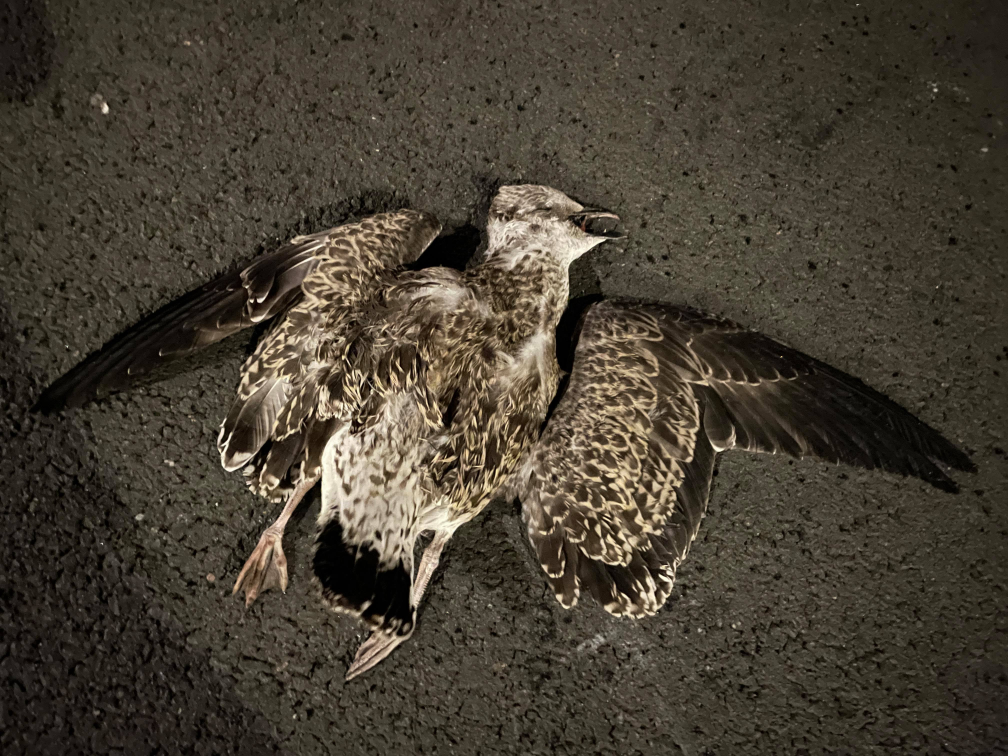
#> input picture maxs_space/images/bird.jpg, 4032 x 3024 px (shown at 1/4 size)
$ python linel_messi_REVIEWED.py
#> lines starting #> are read from the running program, lines starting #| are printed output that depends on the picture
# !! I'll mark any comments I've written with !!
# !! I hope I don't come across as too much of a fanny with the instruction-like
# syntax in my comments - with small suggestions it's easier just to point them
# out

import PIL
from random import randrange
from PIL import Image, ImageDraw, ImageFont

image = Image.open('images/bird.jpg')
#> image is the input picture: PIL image 4032x3024 RGB; mean R, G, B 71.1, 63.6, 51.1

# !! With a program like this, it's entirely possible that you will revisit
# specific functionality a few months down the line. Names like width and height
# might seem lengthy, but save time in the long run. Also, single character
# variable names are typically used locally (within functions), to refer to
# loop parameters (like 'x' and 'y') and generic counters (usually referenced
# with 'c') - I had a global single-named character in patterfier that was
# causing an extremely irritating bug within a function - speaking from very
# recent experience here.
a, b = image.size
#> a = 4032; b = 3024

lino = Image.new(mode="RGB", size=(a, b), color = (256, 256, 256))
#> lino: PIL image 4032x3024 RGB; every value is 255

# !! This function is a little large - much of this functionality can be
# separated out. This helps a ton with future debugging if you're revisiting
# functionality.
def line_drawer_vertical():

    # !! When going with amount variables, I use something like 'noof_', but
    # this has little bearing. However, we might want to separate out input
    # validation into a different function and pass the sanitised values into
    # this function as a parameter.
    how_many_tones = int(input('how many tones?: ' ))
#> the answer given: 3

    # !! 'list' is redundant.
    list_avg_tones = []
    list_tile_coords = []

    # !! good use of naming here.
    tile_width = 112
    tile_height = 112

    # !! You'll need to define these globally (outside of the scope of any
    # function) if you choose to decompose further.
    rgb_image = image.convert('RGB')
    pixels = rgb_image.load()
    draw_image = ImageDraw.Draw(lino)

    # !! Off the top of my head there are some image file types where retrieving
    # the dimensions is a non-constant operation - it's safer to get these
    # values once at the beginning (more efficient).
    width, height = image.size
#> width = 4032; height = 3024
    int(width)
    int(height)

    # !! Keep whitespace formatting consistent (spaces between '=' - it doesn't
    # matter what formats you use, it does matter that you use the same format
    # everywhere - you might want to look into a linter? (I don't use one but
    # they're good if you don't want to worry about pretty code as you're
    # writing it)).
    rs=[]
    gs=[]
    bs=[]

    total_cells = int(int(width/tile_width)*int(height/tile_height))
#> total_cells = 972

    last_x = 0
    last_y = 0

    for i in range(0, total_cells):

        for y in range(last_y,(last_y +tile_height)):

            for x in range(last_x, (last_x+tile_width)):

                r,g,b = rgb_image.getpixel((x, y))

                rs.append(r)
                gs.append(g)
                bs.append(b)

                # !! Use (parentheses) as much as possible with any kind of
                # compound conditional (if statement that includes one or more
                # separated 'and' or 'or' delimited clauses) - this will
                # improve readability and make the fine grained logic less
                # error prone
                if x == width-1 and y == ((last_y+tile_height)-1):

                    avg_r = int(sum(rs)/len(rs))
                    avg_gr = int(sum(gs)/len(gs))
                    avg_b = int(sum(bs)/len(bs))

                    # !! Good use of (parentheses) but I'd include a bit more
                    # spacing if I wasn't intimately familiar with what this
                    # does
                    average_tone = int(((avg_r)+(avg_gr)+(avg_b))/3)

                    coords = [last_x, last_y, x, y]

                    list_tile_coords.append(coords)

                    last_x = 0

                    last_y = last_y + tile_height

                    rs = []
                    gs = []
                    bs = []

                    list_avg_tones.append(average_tone)

                if x == ((last_x+tile_width)-1) and y == ((last_y+tile_height)-1):

                    avg_r = int(sum(rs)/len(rs))
                    avg_gr = int(sum(gs)/len(gs))
                    avg_b = int(sum(bs)/len(bs))

                    average_tone = int(((avg_r)+(avg_gr)+(avg_b))/3)

                    coords = [last_x, last_y, x, y]

                    list_tile_coords.append(coords)

                    last_x = last_x + tile_width

                    # !! I believe these can be put beneath the conditionals to
                    # get rid of some lines
                    rs = []
                    gs = []
                    bs = []

                    list_avg_tones.append(average_tone)
#> after the loop, average_tone = 31; avg_b = 27; avg_gr = 31; avg_r = 36; bs = []; coords = [3920, 2912, 4031, 3023]; gs = []; last_x = 0; last_y = 3024; list_avg_tones = 972 values, max 195 at index 663, min 1 at index 732, mean 61.09; list_tile_coords = 972 items, first 6: [0, 0, 111, 111], [112, 0, 223, 111], [224, 0, 335, 111], [336, 0, 447, 111], [448, 0, 559, 111], [560, 0, 671, 111]; rs = []

    max_tone = max(list_avg_tones)
#> max_tone = 195

    # !! This codeblock appears to be the beef of this algorithm - without
    # comments it's very difficult to understand what's going on here. I can
    # see how it translates to an output visually - it's very impressive what
    # you've done, but this algorithm needs refinement if you're going to
    # keep working with it.
    # ~
    # Good use of j and k as loop parameter names - these are used discipline-
    # wide.
    for j in range(total_cells):
        list = []

        # !! Why index from 1?
        for i in range(1, how_many_tones+1):
            y = (max_tone/how_many_tones)*i
            list.append(y)

        # !! I have no fucking clue what's going on here (not being mean-
        # spirited).
        # ~
        # Inline lambdas, Laurie? What is this? Stanford? The problem I find
        # with lambdas is that they almost always need accompanying comments -
        # only in some cases are they easier to read - they do tend to be more
        # succinct and less error prone on average, so congrats for branching
        # out - a lot of people avoid them but they're smart.
        index = list[min(range(len(list)), key = lambda i: abs(list[i]-list_avg_tones[j]))]

        # !! The +1,-1 'flip-flop' logic is great for getting something to work,
        # but horrible to look at later on for figuring out what something does.
        # With indices arithmetic you need to make sure each line is on the
        # same page as the last line - a bit difficult to appreciate this
        # concept in writing. Since your knowledge of the process executed in
        # this codeblock is far more intimate than mine, I'm sure it won't be
        # tricky to simplify this a little
        tone = list.index(index)+1
        a,b,c,d = list_tile_coords[j]
        for k in range(1, how_many_tones-tone+1):
            wedges = how_many_tones - tone+1
            x_coords = a+((c-a)/wedges)*k
            draw_image.line([x_coords, b, x_coords, d], fill = 0, width = 1)
#> this loop made 972 passes

    lino.show()
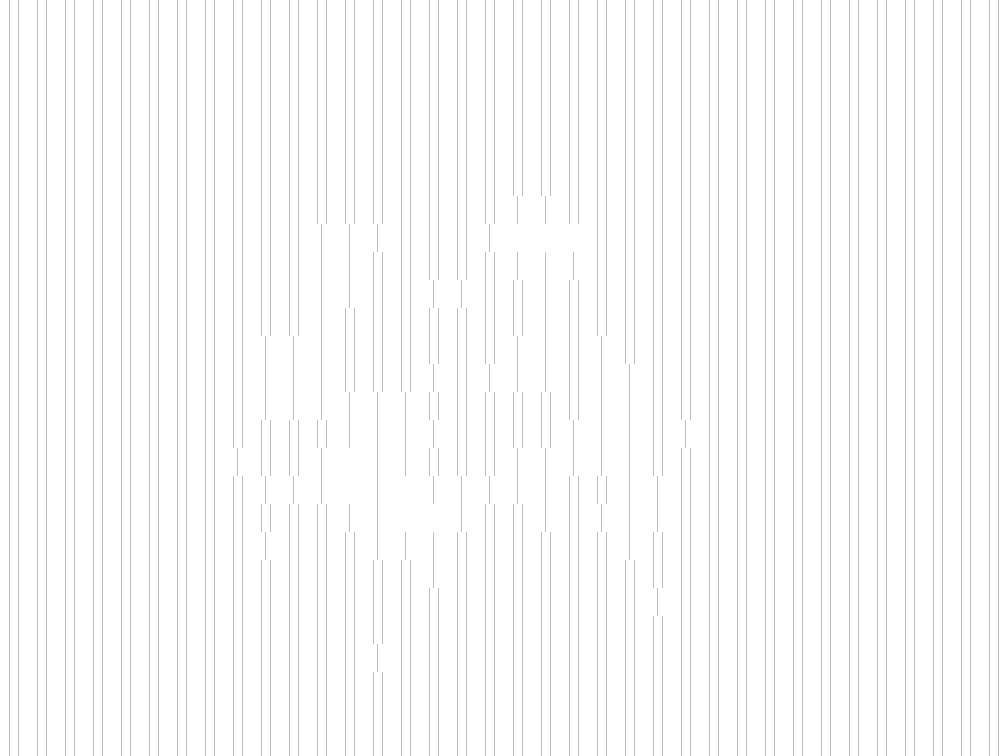
#> shown: PIL image 4032x3024 RGB (shown at 1/4 size); 98.3% white; black in thin lines or dots
    return lino

def line_drawer_horizontal(vertical_image):
    how_many_tones = int(input('how many tones?: ' ))
#> the answer given: 3
#> how_many_tones = 3

    list_avg_tones = []
    list_tile_coords = []

    # !! A separate function should be used to handle tile size and hard coded
    # config so you don't have to jump around the program to change things
    # when you load in a new image. Eventually, the program should be able to
    # deduce hard coded constants for each image without having to change
    # anything - but this is a later optimisation for user experience more than
    # anything else.
    tile_width = 112
    tile_height = 112

    rgb_image = image.convert('RGB')

    pixels = rgb_image.load()

    draw_image = ImageDraw.Draw(vertical_image)

    width, height = image.size
#> width = 4032; height = 3024
    int(width)
    int(height)

    rs=[]
    gs=[]
    bs=[]

    total_cells = int(int(width/tile_width)*int(height/tile_height))
#> total_cells = 972

    last_x = 0
    last_y = 0

    for i in range(0, total_cells):

        for y in range(last_y,(last_y +tile_height)):

            for x in range(last_x, (last_x+tile_width)):

                r,g,b = rgb_image.getpixel((x, y))

                rs.append(r)
                gs.append(g)
                bs.append(b)

                if x == width-1 and y == ((last_y+tile_height)-1):

                    avg_r = int(sum(rs)/len(rs))
                    avg_gr = int(sum(gs)/len(gs))
                    avg_b = int(sum(bs)/len(bs))

                    average_tone = int(((avg_r)+(avg_gr)+(avg_b))/3)

                    coords = [last_x, last_y, x, y]

                    list_tile_coords.append(coords)

                    last_x = 0

                    last_y = last_y + tile_height

                    rs = []
                    gs = []
                    bs = []

                    list_avg_tones.append(average_tone)

                if x == ((last_x+tile_width)-1) and y == ((last_y+tile_height)-1):

                    avg_r = int(sum(rs)/len(rs))
                    avg_gr = int(sum(gs)/len(gs))
                    avg_b = int(sum(bs)/len(bs))

                    average_tone = int(((avg_r)+(avg_gr)+(avg_b))/3)

                    coords = [last_x, last_y, x, y]

                    list_tile_coords.append(coords)

                    last_x = last_x + tile_width

                    rs = []
                    gs = []
                    bs = []

                    list_avg_tones.append(average_tone)
#> after the loop, average_tone = 31; avg_b = 27; avg_gr = 31; avg_r = 36; bs = []; coords = [3920, 2912, 4031, 3023]; gs = []; last_x = 0; last_y = 3024; rs = []

    max_tone = max(list_avg_tones)
#> max_tone = 195

    # !! This codeblock can be decomposed into its own function but I'm sure
    # you know that.
    for j in range(total_cells):
        list = []
        for i in range(1, how_many_tones+1):
            y = (max_tone/how_many_tones)*i
            list.append(y)
        index = list[min(range(len(list)), key = lambda i: abs(list[i]-list_avg_tones[j]))]
        tone = list.index(index)+1
        a,b,c,d = list_tile_coords[j]
        for k in range(1, how_many_tones-tone+1):
            wedges = how_many_tones - tone+1
            y_coords = b+((d-b)/wedges)*k
            draw_image.line([a, y_coords, c, y_coords], fill = 0, width = 1)

    vertical_image.show()

line_drawer_horizontal(line_drawer_vertical())

# !! Overall, the functionality you've added is brilliant initiative - I'm
# excited to see how this could be used for patterfier. Only some comments on
# general readability - the comments on your algorithm design could do with an
# in-person consultation as I could find myself sitting here writing an essay
# on how it's to be done, and I don't want to do that (saves you and me both
# of having to write *and* read that).

# For coding in general, I'd focus on some basic commenting and readability,
# function decomposition (I get that this is proof of concept, but I felt it was
# worth commenting on), and instance-derived config values that are currently
# implemented as hard-coded values (I also think you know this, also thought it
# might be of use commenting on).
